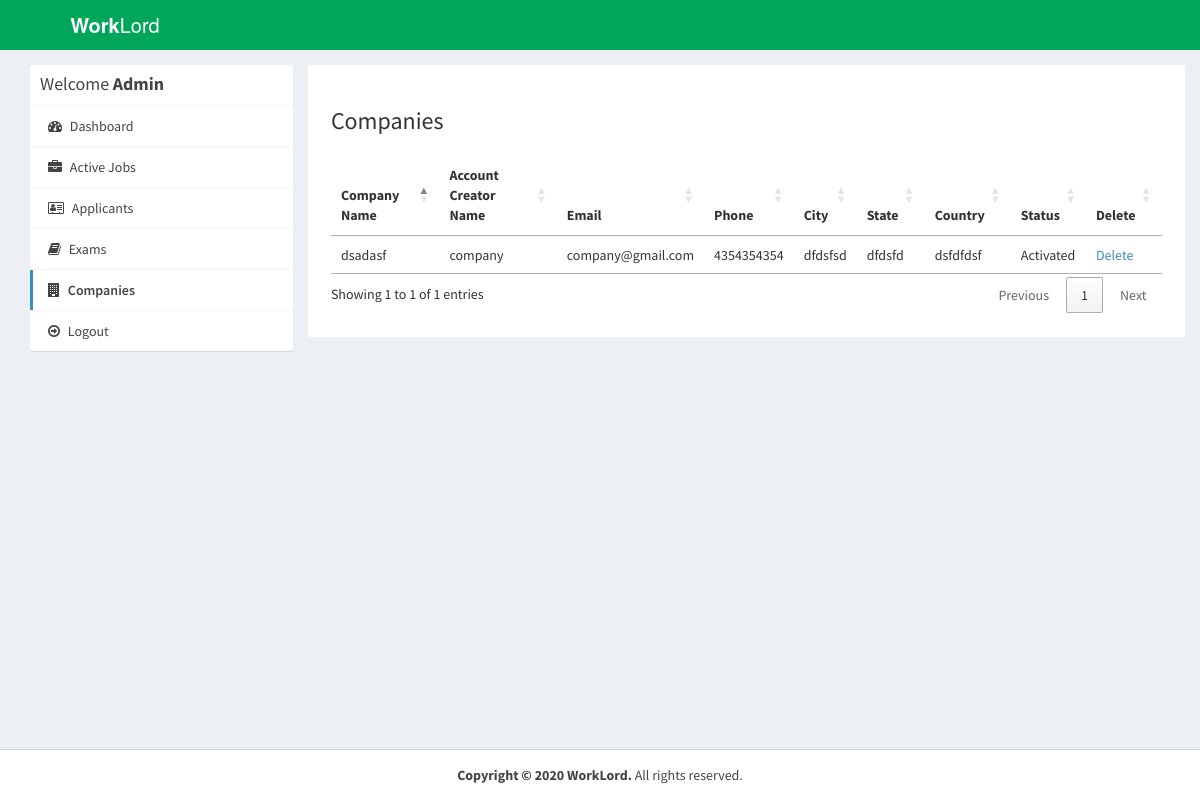
Before: /admin/companies.php (signed in) with the older database file.
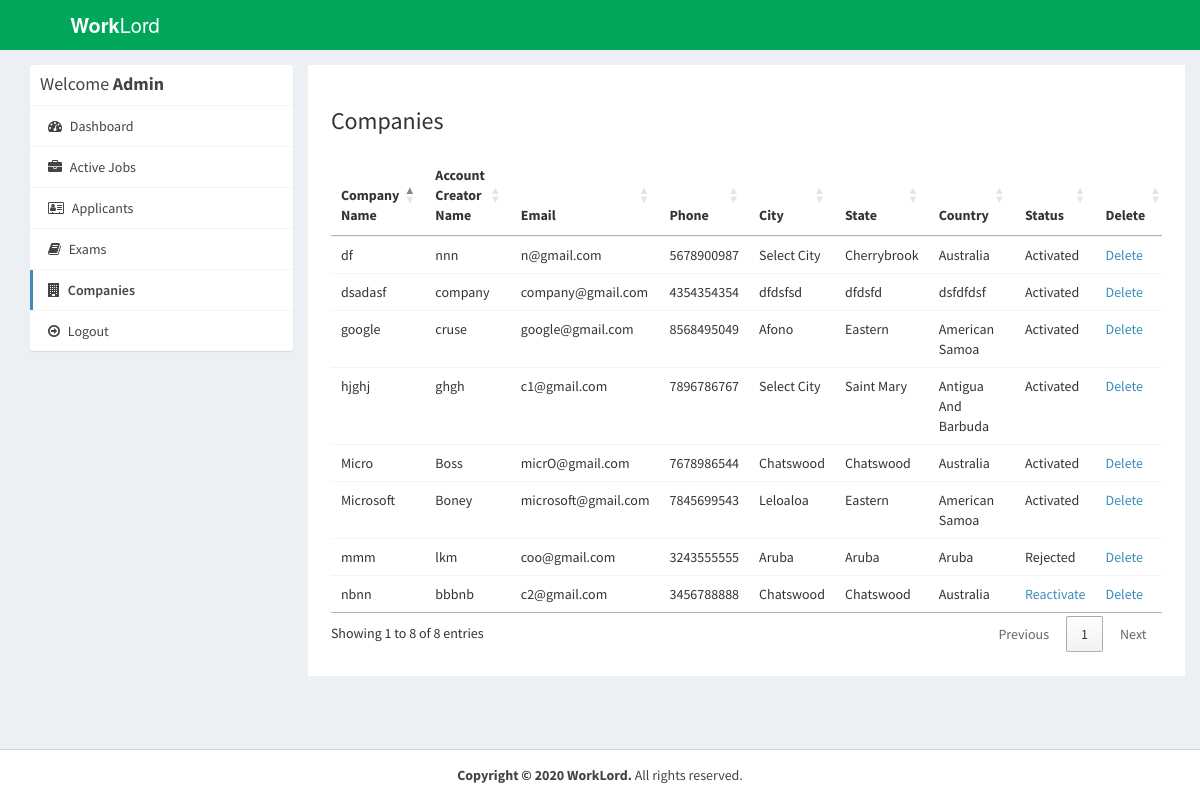
After: the same page with the newer database file.
### tables this page shows
CREATE TABLE `company` (
  `id_company` int(11) NOT NULL,
  `name` varchar(255) NOT NULL,
  `companyname` varchar(255) NOT NULL,
  `country` varchar(255) NOT NULL,
  `state` varchar(255) NOT NULL,
  `city` varchar(255) NOT NULL,
  `contactno` varchar(255) NOT NULL,
  `website` varchar(255) NOT NULL,
  `email` varchar(255) NOT NULL,
  `aboutme` varchar(255) DEFAULT NULL,
  `logo` varchar(255) NOT NULL,
  `createdAt` timestamp NOT NULL DEFAULT current_timestamp(),
  `active` int(11) NOT NULL DEFAULT 2
);

### admin/companies.php (the view, shortened to what this page needs)
<?php
require_once("../db.php");
?>
<!DOCTYPE html>
<html>
<head>
  <link rel="stylesheet" href="https://cdnjs.cloudflare.com/ajax/libs/twitter-bootstrap/3.3.7/css/bootstrap.min.css">
  <link rel="stylesheet" href="https://cdnjs.cloudflare.com/ajax/libs/font-awesome/4.7.0/css/font-awesome.min.css">
  <link rel="stylesheet" href="https://cdnjs.cloudflare.com/ajax/libs/ionicons/2.0.1/css/ionicons.min.css">
  <link rel="stylesheet" href="https://cdn.datatables.net/1.10.15/css/jquery.dataTables.min.css">
  <link rel="stylesheet" href="../css/AdminLTE.min.css">
  <link rel="stylesheet" href="../css/_all-skins.min.css">
  <link rel="stylesheet" href="../css/custom.css">
</head>
<body class="hold-transition skin-green sidebar-mini">
<div class="wrapper">
  <header class="main-header">
    <a href="index.php" class="logo logo-bg">
      <span class="logo-lg"><b>Work</b>Lord</span>
    </a>
    <nav class="navbar navbar-static-top">
    </nav>
  </header>
  <div class="content-wrapper" style="margin-left: 0px;">
    <section id="candidates" class="content-header">
      <div class="container">
        <div class="row">
          <div class="col-md-3">
            <div class="box box-solid">
              <div class="box-header with-border">
                <h3 class="box-title">Welcome <b>Admin</b></h3>
              </div>
              <div class="box-body no-padding">
                <ul class="nav nav-pills nav-stacked">
                  <li><a href="index.php"><i class="fa fa-dashboard"></i> Dashboard</a></li>
                  <li><a href="active-jobs.php"><i class="fa fa-briefcase"></i> Active Jobs</a></li>
                  <li><a href=""><i class="fa fa-address-card-o"></i> Applicants</a></li>
				  <li><a href="../exams/admin/index.php"><i class="fa fa-book"></i> Exams</a></li>
                  <li class="active"><a href="companies.php"><i class="fa fa-building"></i> Companies</a></li>
                  <li><a href="../logout.php"><i class="fa fa-arrow-circle-o-right"></i> Logout</a></li>
                </ul>
              </div>
            </div>
          </div>
          <div class="col-md-9 bg-white padding-2">
            <h3>Companies</h3>
            <div class="row margin-top-20">
              <div class="col-md-12">
                <div class="box-body table-responsive no-padding">
                  <table id="example2" class="table table-hover">
                    <thead>
                      <th>Company Name</th>
                      <th>Account Creator Name</th>
                      <th>Email</th>
                      <th>Phone</th>
                      <th>City</th>
                      <th>State</th>
                      <th>Country</th>
                      <th>Status</th>
                      <th>Delete</th>
                    </thead>
                    <tbody>
                      <?php
                      $sql = "SELECT * FROM company";
                      $result = $conn->query($sql);
                      if($result->num_rows > 0) {
                        while($row = $result->fetch_assoc()) {
                      ?>
                      <tr>
                        <td><?php echo $row['companyname']; ?></td>
                        <td><?php echo $row['name']; ?></td>
                        <td><?php echo $row['email']; ?></td>
                        <td><?php echo $row['contactno']; ?></td>
                        <td><?php echo $row['city']; ?></td>
                        <td><?php echo $row['state']; ?></td>
                        <td><?php echo $row['country']; ?></td>
                        <td>
                        <?php
                          if($row['active'] == '1') {
                            echo "Activated";
                          } else if($row['active'] == '2') {
                            ?>
                            <a href="reject-company.php?id=<?php echo $row['id_company']; ?>">Reject</a> <a href="approve-company.php?id=<?php echo $row['id_company']; ?>">Approve</a>
                            <?php
                          } else if ($row['active'] == '3') {
                            ?>
                              <a href="reactivate-company.php?id=<?php echo $row['id_company']; ?>">Reactivate</a>
                            <?php
                          } else if($row['active'] == '0') {
                            echo "Rejected";
                          }
                        ?>
                        </td>
                        <td><a href="delete-company.php?id=<?php echo $row['id_company']; ?>">Delete</a></td>
                      </tr>
                     <?php
                        }
                      }
                    ?>
                    </tbody>
                  </table>
                </div>
              </div>
            </div>
          </div>
        </div>
      </div>
    </section>
  </div>
  <footer class="main-footer" style="margin-left: 0px;">
    <div class="text-center">
      <strong>Copyright &copy; 2020 WorkLord.</strong> All rights
    reserved.
    </div>
  </footer>
</div>
</body>
</html>

### css/custom.css (style rules this page uses)
.logo-bg { background-color: #00A65A !important; }
.margin-top-20 { margin-top: 20px; }
.padding-2 { padding: 2%; }
.bg-white { background-color: #fff; }

Changed rows visible on the page:
added company: companyname "df", name "nnn", email "n@gmail.com", contactno "5678900987", city "Select City", state "Cherrybrook", country "Australia", active "Activated"
added company: companyname "mmm", name "lkm", email "coo@gmail.com", contactno "3243555555", city "Aruba", state "Aruba", country "Aruba", active "Rejected"
added company: companyname "nbnn", name "bbbnb", email "c2@gmail.com", contactno "3456788888", city "Chatswood", state "Chatswood", country "Australia"
added company: companyname "hjghj", name "ghgh", email "c1@gmail.com", contactno "7896786767", city "Select City", state "Saint Mary", country "Antigua And Barbuda", active "Activated"
added company: companyname "Micro", name "Boss", email "micrO@gmail.com", contactno "7678986544", city "Chatswood", state "Chatswood", country "Australia", active "Activated"
added company: companyname "Microsoft", name "Boney", email "microsoft@gmail.com", contactno "7845699543", city "Leloaloa", state "Eastern", country "American Samoa", active "Activated"
added company: companyname "google", name "cruse", email "google@gmail.com", contactno "8568495049", city "Afono", state "Eastern", country "American Samoa", active "Activated"
Other visible differences:
text written by a page script: "Showing 1 to 1 of 1 entries Previous 1 Next" → "Showing 1 to 8 of 8 entries Previous 1 Next"
